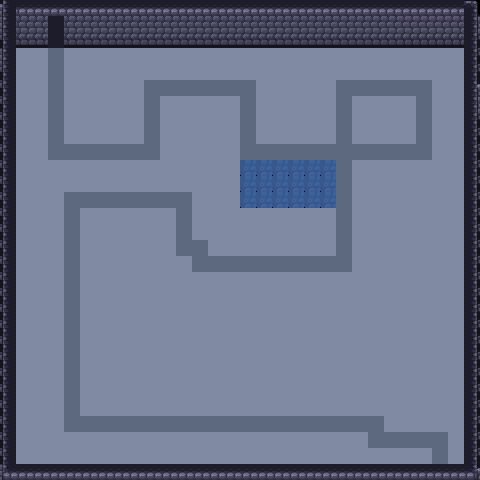

A level layout from a 2D game, rendered from its tile map. Below: a short description, then the map file with its tile-grid data intact:
An orthogonal 30x30 tile map with 16x16 px tiles, 1 tile layer (Tile Layer 1), 2 tilesets.

<map version="1.10" tiledversion="1.11.2" orientation="orthogonal" renderorder="right-down" width="30" height="30" tilewidth="16" tileheight="16" infinite="0" nextlayerid="2" nextobjectid="1">
 <tileset firstgid="1" source="walls_floor.tsx" />
 <tileset firstgid="300" source="water.tsx" />
 <layer id="1" name="Tile Layer 1" width="30" height="30">
  <data encoding="csv">
207,5,5,5,5,5,5,5,5,5,5,5,5,5,5,5,5,5,5,5,5,5,5,5,5,28,28,28,28,143,
220,18,18,15,18,18,18,18,18,18,18,18,18,18,18,18,18,18,18,18,18,18,18,18,18,41,41,41,41,221,
233,31,31,15,31,31,31,31,31,31,31,31,31,31,31,31,31,31,31,31,31,31,31,31,31,54,54,54,54,234,
220,80,80,132,80,80,80,80,80,80,80,80,80,80,80,80,80,80,80,80,80,80,80,80,80,80,80,80,80,234,
233,80,80,132,80,80,80,80,80,80,80,80,80,80,80,80,80,80,80,80,80,80,80,80,80,80,80,80,80,234,
233,80,80,132,80,80,80,80,80,132,132,132,132,132,132,132,80,80,80,80,80,132,132,132,132,132,132,80,80,208,
233,80,80,132,80,80,80,80,80,132,80,80,80,80,80,132,80,80,80,80,80,132,80,80,80,80,132,80,80,221,
233,80,80,132,80,80,80,80,80,132,80,80,80,80,80,132,80,80,80,80,80,132,80,80,80,80,132,80,80,234,
233,80,80,132,80,80,80,80,80,132,80,80,80,80,80,132,80,80,80,80,80,132,80,80,80,80,132,80,80,234,
233,80,80,132,132,132,132,132,132,132,80,80,80,80,80,132,132,132,132,132,132,132,132,132,132,132,132,80,80,234,
233,80,80,80,80,80,80,80,80,80,80,80,80,80,80,1173,1173,1173,1173,1173,1173,132,80,80,80,80,80,80,80,234,
233,80,80,80,80,80,80,80,80,80,80,80,80,80,80,1173,1173,1173,1173,1173,1173,132,80,80,80,80,80,80,80,234,
233,80,80,80,132,132,132,132,132,132,132,132,80,80,80,1173,1173,1173,1173,1173,1173,132,80,80,80,80,80,80,80,234,
233,80,80,80,132,80,80,80,80,80,80,132,80,80,80,80,80,80,80,80,80,132,80,80,80,80,80,80,80,234,
233,80,80,80,132,80,80,80,80,80,80,132,80,80,80,80,80,80,80,80,80,132,80,80,80,80,80,80,80,234,
233,80,80,80,132,80,80,80,80,80,80,132,132,80,80,80,80,80,80,80,80,132,80,80,80,80,80,80,80,234,
233,80,80,80,132,80,80,80,80,80,80,80,132,132,132,132,132,132,132,132,132,132,80,80,80,80,80,80,80,234,
233,80,80,80,132,80,80,80,80,80,80,80,80,80,80,80,80,80,80,80,80,80,80,80,80,80,80,80,80,234,
233,80,80,80,132,80,80,80,80,80,80,80,80,80,80,80,80,80,80,80,80,80,80,80,80,80,80,80,80,234,
233,80,80,80,132,80,80,80,80,80,80,80,80,80,80,80,80,80,80,80,80,80,80,80,80,80,80,80,80,234,
233,80,80,80,132,80,80,80,80,80,80,80,80,80,80,80,80,80,80,80,80,80,80,80,80,80,80,80,80,234,
233,80,80,80,132,80,80,80,80,80,80,80,80,80,80,80,80,80,80,80,80,80,80,80,80,80,80,80,80,234,
233,80,80,80,132,80,80,80,80,80,80,80,80,80,80,80,80,80,80,80,80,80,80,80,80,80,80,80,80,234,
233,80,80,80,132,80,80,80,80,80,80,80,80,80,80,80,80,80,80,80,80,80,80,80,80,80,80,80,80,234,
233,80,80,80,132,80,80,80,80,80,80,80,80,80,80,80,80,80,80,80,80,80,80,80,80,80,80,80,80,234,
233,80,80,80,132,80,80,80,80,80,80,80,80,80,80,80,80,80,80,80,80,80,80,80,80,80,80,80,80,234,
233,80,80,80,132,132,132,132,132,132,132,132,132,132,132,132,132,132,132,132,132,132,132,132,80,80,80,80,80,234,
233,80,80,80,80,80,80,80,80,80,80,80,80,80,80,80,80,80,80,80,80,80,80,132,132,132,132,132,80,234,
233,80,80,80,80,80,80,80,80,80,80,80,80,80,80,80,80,80,80,80,80,80,80,80,80,80,80,132,80,234,
216,5,5,5,5,5,5,5,5,5,5,5,5,5,5,5,5,5,5,5,5,5,5,5,5,5,5,5,5,156
</data>
 </layer>
</map>
